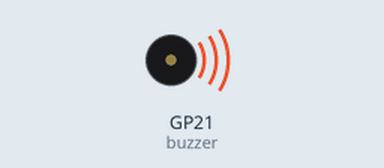
A program run on a simulated Raspberry Pi Pico running MicroPython. Parts: buzzer (waves = sounding). At 0.6 s the program stops and its outputs stay as they are.

Above: at 0.1 s.
At 0.6 s:
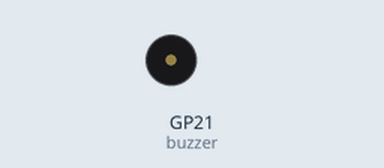
Timing chart, 0 to 2.1 s (numbered marks = the images above):
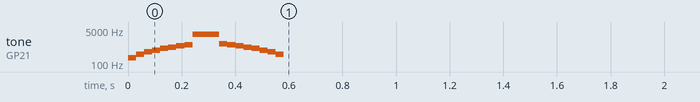

The program:

chewbacca_sound_2.py
```python
import time
from machine import Pin, PWM

def bt1_sound():
    buzzer = PWM(Pin(21))

    # Inicia com uma sequência de tons crescentes
    for freq in range(200, 1000, 100):
        buzzer.freq(freq)
        buzzer.duty_u16(5000)
        time.sleep(0.03)

    # Um "bip" agudo para acentuar
    buzzer.freq(3000)
    buzzer.duty_u16(5000)
    time.sleep(0.1)

    # Diminui a frequência para um tom mais grave
    for freq in range(1000, 200, -100):
        buzzer.freq(freq)
        buzzer.duty_u16(5000)
        time.sleep(0.03)

    # Desliga o buzzer ao final
    buzzer.duty_u16(0)


bt1_sound()
```

Measured:
- by itself, tone on GP21 (buzzer): plays 200 Hz for 0.03 s, 300 Hz for 0.03 s, 400 Hz for 0.03 s, 500 Hz for 0.03 s, 600 Hz for 0.03 s, 700 Hz for 0.03 s … (17 notes in this stretch)
